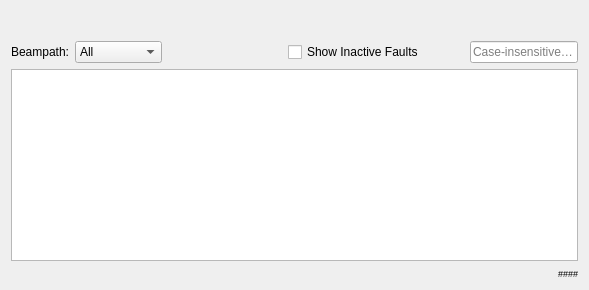
     <widget class="QWidget" name="ignore_tab">
      <attribute name="title">
       <string>Ignore Logic</string>
      </attribute>
      <layout class="QVBoxLayout" name="verticalLayout_6">
       <item>
        <layout class="QHBoxLayout" name="ignore_status_lyt">
         <item>
          <spacer name="ignore_status_1_spcr">
           <property name="orientation">
            <enum>Qt::Horizontal</enum>
           </property>
           <property name="sizeHint" stdset="0">
            <size>
             <width>40</width>
             <height>30</height>
            </size>
           </property>
          </spacer>
         </item>
         <item>
          <spacer name="ignore_status_2_spcr">
           <property name="orientation">
            <enum>Qt::Horizontal</enum>
           </property>
           <property name="sizeHint" stdset="0">
            <size>
             <width>40</width>
             <height>30</height>
            </size>
           </property>
          </spacer>
         </item>
        </layout>
       </item>
       <item>
        <layout class="QHBoxLayout" name="ignore_filter_lyt">
         <item>
          <widget class="QLabel" name="ignore_beampath_lbl">
           <property name="text">
            <string>Beampath:</string>
           </property>
          </widget>
         </item>
         <item>
          <widget class="QComboBox" name="ignore_beampath_cmbx">
           <item>
            <property name="text">
             <string>All</string>
            </property>
           </item>
           <item>
            <property name="text">
             <string>SC_BSYD</string>
            </property>
           </item>
           <item>
            <property name="text">
             <string>SC_HXR</string>
            </property>
           </item>
           <item>
            <property name="text">
             <string>SC_SXR</string>
            </property>
           </item>
          </widget>
         </item>
         <item>
          <spacer name="ignore_filter_1_spcr">
           <property name="orientation">
            <enum>Qt::Horizontal</enum>
           </property>
           <property name="sizeType">
            <enum>QSizePolicy::Fixed</enum>
           </property>
           <property name="sizeHint" stdset="0">
            <size>
             <width>120</width>
             <height>20</height>
            </size>
           </property>
          </spacer>
         </item>
         <item>
          <widget class="QCheckBox" name="ignore_inactive_chck">
           <property name="text">
            <string>Show Inactive Faults</string>
           </property>
          </widget>
         </item>
         <item>
          <spacer name="ignore_filter_2_spcr">
           <property name="orientation">
            <enum>Qt::Horizontal</enum>
           </property>
           <property name="sizeHint" stdset="0">
            <size>
             <width>40</width>
             <height>20</height>
            </size>
           </property>
          </spacer>
         </item>
         <item>
          <widget class="QLineEdit" name="ignore_filter_edt">
           <property name="placeholderText">
            <string>Case-insensitive Filter</string>
           </property>
          </widget>
         </item>
        </layout>
       </item>
       <item>
        <widget class="QTableView" name="ignore_tbl">
         <property name="font">
          <font>
           <weight>75</weight>
           <bold>true</bold>
          </font>
         </property>
         <property name="contextMenuPolicy">
          <enum>Qt::CustomContextMenu</enum>
         </property>
         <property name="styleSheet">
          <string notr="true">font-weight: bold;</string>
         </property>
         <property name="alternatingRowColors">
          <bool>true</bool>
         </property>
         <property name="selectionBehavior">
          <enum>QAbstractItemView::SelectRows</enum>
         </property>
         <property name="verticalScrollMode">
          <enum>QAbstractItemView::ScrollPerPixel</enum>
         </property>
         <property name="horizontalScrollMode">
          <enum>QAbstractItemView::ScrollPerPixel</enum>
         </property>
         <property name="sortingEnabled">
          <bool>true</bool>
         </property>
         <attribute name="horizontalHeaderDefaultSectionSize">
          <number>90</number>
         </attribute>
         <attribute name="horizontalHeaderHighlightSections">
          <bool>false</bool>
         </attribute>
        </widget>
       </item>
       <item>
        <layout class="QHBoxLayout" name="ignore_num_flts_lyt">
         <item>
          <spacer name="ignore_num_flts_spcr">
           <property name="orientation">
            <enum>Qt::Horizontal</enum>
           </property>
           <property name="sizeHint" stdset="0">
            <size>
             <width>40</width>
             <height>12</height>
            </size>
           </property>
          </spacer>
         </item>
         <item>
          <widget class="QLabel" name="ignore_num_flts_lbl">
           <property name="font">
            <font>
             <pointsize>7</pointsize>
            </font>
           </property>
           <property name="text">
            <string>####</string>
           </property>
          </widget>
         </item>
        </layout>
       </item>
      </layout>
     </widget>
